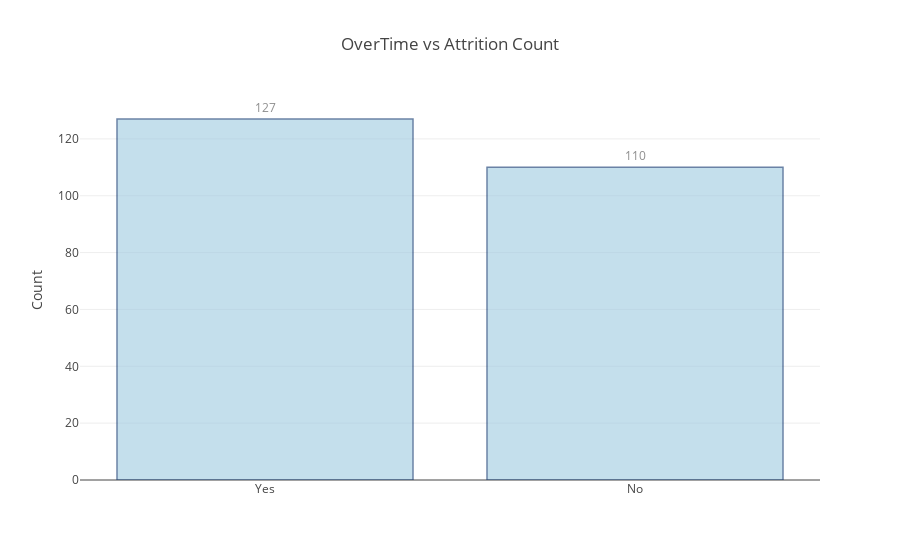

This figure's notebook cell:
### Markdown cell above
### 3.2.3 How many employees who left worked overtime?

### Code cell
# Attrition by Department
grouped = data.groupby(['OverTime',"Attrition"])
output = pd.DataFrame()
output['n'] = grouped["Attrition"].count()

# Identifying sub-categories within cohorts
output['pct'] = output['n'].groupby("OverTime").transform(lambda x: x/x.sum())

# Reset index
output = output.reset_index().sort_values('n', ascending=False)

# Filter for only employees who have left
output_yes = output[output['Attrition'] == "Yes"]

# Change decimal to integer for readability 
output_yes['pct'] = output_yes['pct'] * 100

# Plotly object: Attrition Count by Amount of Travel
p = [go.Bar(x = output_yes.OverTime, 
            y = output_yes.n,
            text=output_yes.n.round(decimals=2),
            textposition = 'outside',
            orientation = 'v',
            opacity=0.6, 
            marker=dict(
                color='rgb(158,202,225)',
                line=dict(
                    color='rgb(8,48,107)',
                    width=1.5)))]

# Pieces of Flair
layout = go.Layout(title='OverTime vs Attrition Count',
                   yaxis=dict(title="Count"))
fig = go.Figure(data=p, layout=layout)

# Plot it
py.offline.iplot(fig)

### Figure 1 — Plotly figure (JSON) as saved in the notebook; plotly's stock layout.template omitted (floating-point values rounded to 4 significant figures)
{"data": [{"marker": {"color": "rgb(158,202,225)", "line": {"color": "rgb(8,48,107)", "width": 1.5}}, "opacity": 0.6, "orientation": "v", "text": [127, 110], "textposition": "outside", "type": "bar", "uid": "764ff9b4-02ad-4685-8613-3fe5cb2aecab", "x": ["Yes", "No"], "y": [127, 110]}], "layout": {"title": {"text": "OverTime vs Attrition Count"}, "yaxis": {"title": {"text": "Count"}}}}
